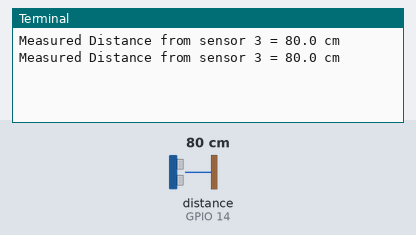
Bench run of a program on a simulated Raspberry Pi (BCM pin numbers). On the bench: the last lines printed to the terminal. The inputs (shaded band) are chosen by the test bench; at power-on: distance to the obstacle (sensor on GPIO 14) 80 cm. The echo pulse lasts 58.3 µs per cm; the clock reads 2024-03-15 10:24:30 at power-on unless the program sets it.

Above: at 1.2 s.
1.3 s: distance to the obstacle (sensor on GPIO 14) set to 2 cm
At 2.5 s:
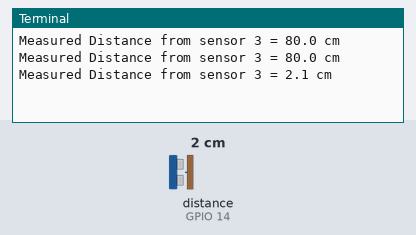
2.8 s: distance to the obstacle (sensor on GPIO 14) set to 35 cm
At 5.8 s:
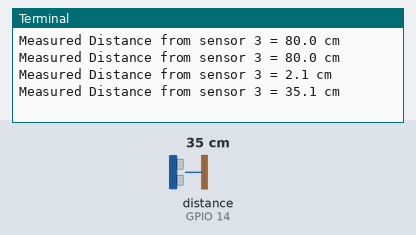
Timing chart, 0 to 7.3 s (numbered marks = the images above; inputs shaded):
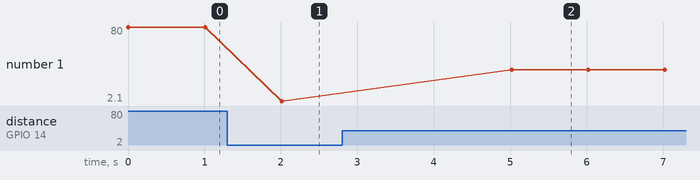

The program:

sensor3.py
```python
#Libraries
import RPi.GPIO as GPIO
import time
import datetime
#GlobalVariables
passedtime=0
#GPIO Mode (BOARD / BCM)
GPIO.setmode(GPIO.BCM)

#set GPIO Pins
GPIO_TRIGGER = 4
GPIO_ECHO = 14

#set GPIO direction (IN / OUT)
GPIO.setup(GPIO_TRIGGER, GPIO.OUT)
GPIO.setup(GPIO_ECHO, GPIO.IN)

def distance():
    # set Trigger to HIGH
    GPIO.output(GPIO_TRIGGER, True)

    # set Trigger after 0.01ms to LOW
    time.sleep(0.00001)
    GPIO.output(GPIO_TRIGGER, False)

    StartTime = time.time()
    StopTime = time.time()

    # save StartTime
    while GPIO.input(GPIO_ECHO) == 0:
        StartTime = time.time()

    # save time of arrival
    while GPIO.input(GPIO_ECHO) == 1:
        StopTime = time.time()

    # time difference between start and arrival
    TimeElapsed = StopTime - StartTime
    # multiply with the sonic speed (34300 cm/s)
    # and divide by 2, because there and back
    distance = (TimeElapsed * 34300) / 2

    return distance
def log():
    print("Sensor 3 has Sucessfully logged")
    currentDT = datetime.datetime.now()
    print (currentDT.strftime("%Y-%m-%d %H:%M:%S"))
    passedtime=0
    f=open("sensor3.txt", "a+")
    f.write(currentDT.strftime("%H.%M\n"))
    f.close

if __name__ == '__main__':
    try:
        while True:
            dist = distance()
            print ("Measured Distance from sensor 3 = %.1f cm" % dist)
            while dist < 35:
                dist=distance()
                time.sleep(1)
                passedtime = passedtime+1
                if dist > 35 :
                    passedtime=0
                    break;
                if passedtime==10 :
                    log()
            time.sleep(1)

        # Reset by pressing CTRL + C
    except KeyboardInterrupt:
        print("Measurement stopped by User")
        GPIO.cleanup()
```

Measured:
- after the input at 1.3 s, the terminal: prints a new line after 0.71 s (image 1)
- after the input at 2.8 s, the terminal: prints a new line after 2.2 s (image 2)
- plotted number 1: 80 → 2.1 after the input at 1.3 s, 2.1 → 35.1 after the input at 2.8 s
